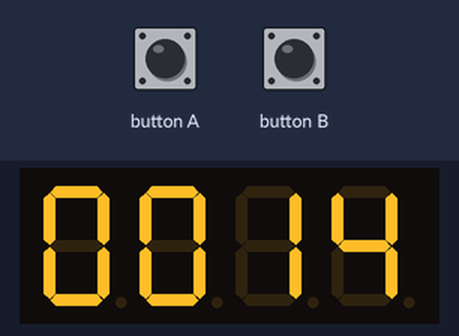
A program run on a simulated BBC micro:bit running MicroPython. On the bench: 4-digit seven-segment display.

Above: at 0.45 s.
At 5.27 s:
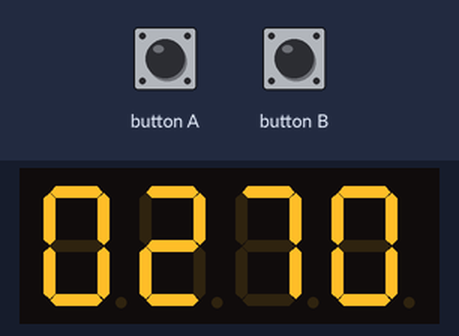
At 10.09 s:
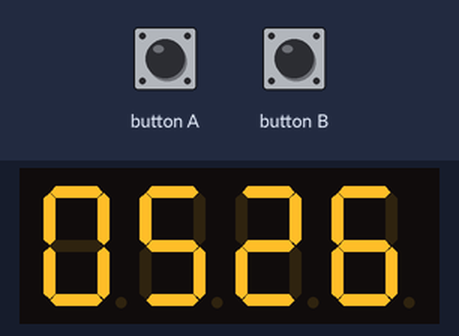
At 20.04 s:
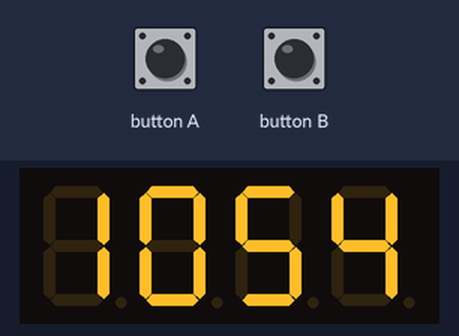
At 29.68 s:
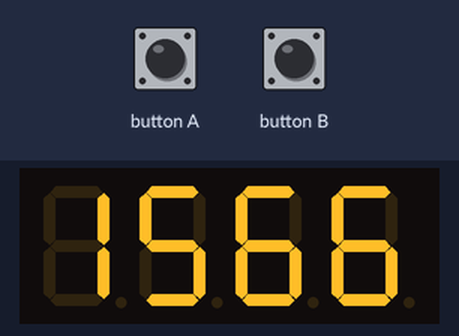
At 39.62 s:
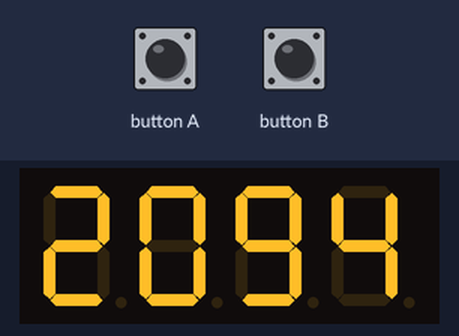

The program:

nixietube.py
```python
from microbit import *

TM1637_CMD1 = 64  # 0x40 data command
TM1637_CMD2 = 192  # 0xC0 address command
TM1637_CMD3 = 128  # 0x80 display control command

_SEGMENTS = (0x3F, 0x06, 0x5B, 0x4F, 0x66, 0x6D, 0x7D, 0x07, 0x7F, 0x6F, 0x77, 0x7C, 0x39, 0x5E, 0x79, 0x71)


class NIXIETUBE(object):
    """基本描述

    7段4位数码管, 7-Seg LED Nixie tube

    """

    def __init__(self, pin_clk, pin_dio, intensity=7, number=4):
        self.__clk = pin_clk
        self.__dio = pin_dio
        self.__intensity = intensity % 8
        self.__LED = number
        self.__ON = 8
        self.__buf_d = [0, 0, 0, 0]

        self.__clk.write_digital(0)
        self.__dio.write_digital(0)

        self.set_clear()

    def __start(self):
        self.__dio.write_digital(0)
        self.__clk.write_digital(0)

    def __stop(self):
        self.__dio.write_digital(0)
        self.__clk.write_digital(1)
        self.__dio.write_digital(1)

    def __write_data_cmd(self):
        self.__start()
        self.__write_byte(TM1637_CMD1)
        self.__stop()

    def __write_dsp_ctrl(self):
        self.__start()
        self.__write_byte(TM1637_CMD3 | self.__ON | self.__intensity)
        self.__stop()

    def __write_byte(self, b):
        for i in range(8):
            self.__dio.write_digital((b >> i) & 1)
            self.__clk.write_digital(1)
            self.__clk.write_digital(0)
        self.__clk.write_digital(1)
        self.__clk.write_digital(0)

    def __dat(self, bit, dat):
        self.__write_data_cmd()
        self.__start()
        self.__write_byte(TM1637_CMD2 | (bit % self.__LED))
        self.__write_byte(dat)
        self.__stop()
        self.__write_dsp_ctrl()

    def set_power_on(self):
        """

        数码管点亮显示，默认点亮


        """
        self.__ON = 8
        self.__write_data_cmd()
        self.__write_dsp_ctrl()

    def set_power_off(self):
        """

        数码管熄灭

        """
        self.__ON = 0
        self.__write_data_cmd()
        self.__write_dsp_ctrl()

    def set_intensity(self, val=None):
        """

        设置数码管显示亮度

        Args:
            val (number): 亮度 0-8

        """
        if val is None:
            return self.__intensity
        val = max(0, min(val, 8))
        if val == 0:
            self.set_power_off()
        else:
            self.__ON = 8
            self.__intensity = val - 1
            self.__write_data_cmd()
            self.__write_dsp_ctrl()

    def set_clear(self):
        """

        清空数码管显示内容

        """
        self.__dat(0, 0)
        self.__dat(1, 0)
        self.__dat(2, 0)
        self.__dat(3, 0)
        self.__buf_d = [0, 0, 0, 0]

    def set_show_bit(self, num, bit=0):
        """

        在指定位置显示单个数字

        Args:
            bit (number): 小数点位置 0-4
            num (number): 要显示的数字0-9

        """
        self.__buf_d[bit % self.__LED] = _SEGMENTS[num % 16]
        self.__dat(bit, _SEGMENTS[num % 16])

    def set_show_DP(self, bit=1, show=True):
        """

        显示一个4小数点

        Args:
            bit (number): 小数点位置 0-4
            show (bool): 显示控制位 Ture显示 False不显示

        """
        bit = bit % self.__LED
        if show:
            self.__dat(bit, self.__buf_d[bit] | 0x80)
        else:
            self.__dat(bit, self.__buf_d[bit] & 0x7F)

    def set_show_num(self, num):
        """

        显示一个4位数字

        Args:
            num (number): 要显示的数字 -999——9999

        """
        if num < 0:
            self.__dat(0, 0x40)  # '-'
            num = -num
        else:
            self.set_show_bit((num // 1000) % 10)
        self.set_show_bit(num % 10, 3)
        self.set_show_bit((num // 10) % 10, 2)
        self.set_show_bit((num // 100) % 10, 1)


if __name__ == '__main__':
    tm = NIXIETUBE(pin1, pin2)

    n = 0
    while 1:
        tm.set_show_num(n)
        n += 1
```
